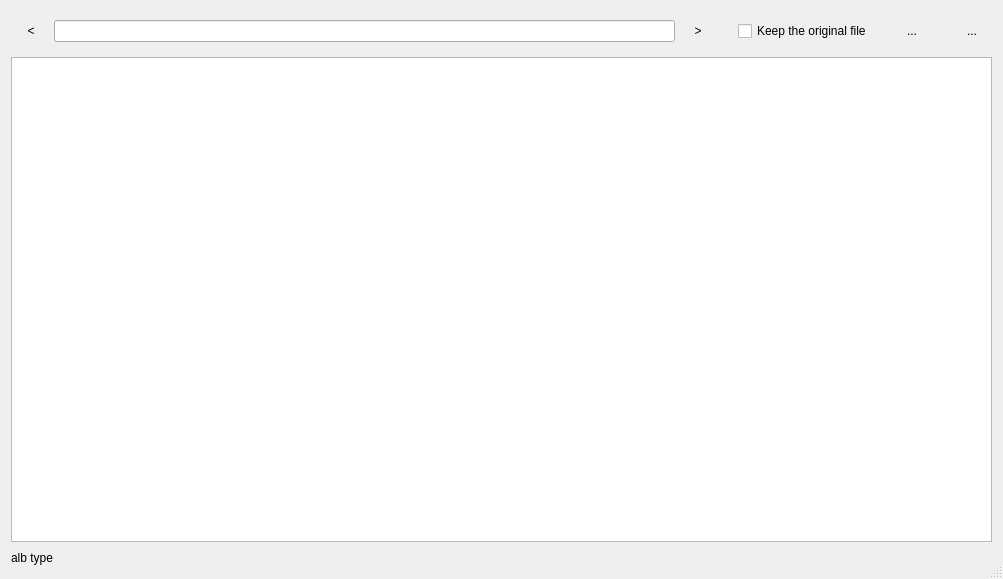
<ui version="4.0" >
 <class>FileRenamerDlg</class>
 <widget class="QDialog" name="FileRenamerDlg" >
  <property name="geometry" >
   <rect>
    <x>0</x>
    <y>0</y>
    <width>1003</width>
    <height>579</height>
   </rect>
  </property>
  <property name="windowTitle" >
   <string>MP3 Diags - File renamer</string>
  </property>
  <property name="sizeGripEnabled" >
   <bool>true</bool>
  </property>
  <layout class="QVBoxLayout" >
   <item>
    <widget class="QWidget" native="1" name="widget_6" >
     <layout class="QHBoxLayout" >
      <property name="spacing" >
       <number>20</number>
      </property>
      <property name="leftMargin" >
       <number>0</number>
      </property>
      <property name="topMargin" >
       <number>0</number>
      </property>
      <property name="rightMargin" >
       <number>0</number>
      </property>
      <property name="bottomMargin" >
       <number>0</number>
      </property>
      <item>
       <widget class="QWidget" native="1" name="widget" >
        <layout class="QHBoxLayout" >
         <property name="spacing" >
          <number>3</number>
         </property>
         <property name="leftMargin" >
          <number>0</number>
         </property>
         <property name="topMargin" >
          <number>0</number>
         </property>
         <property name="rightMargin" >
          <number>0</number>
         </property>
         <property name="bottomMargin" >
          <number>0</number>
         </property>
         <item>
          <widget class="QToolButton" name="m_pPrevB" >
           <property name="minimumSize" >
            <size>
             <width>40</width>
             <height>40</height>
            </size>
           </property>
           <property name="maximumSize" >
            <size>
             <width>40</width>
             <height>40</height>
            </size>
           </property>
           <property name="focusPolicy" >
            <enum>Qt::NoFocus</enum>
           </property>
           <property name="toolTip" >
            <string>Previous [Ctrl+P]</string>
           </property>
           <property name="text" >
            <string>&lt;</string>
           </property>
           <property name="icon" >
            <iconset resource="Mp3Diags.qrc" >:/images/go-previous.svg</iconset>
           </property>
           <property name="iconSize" >
            <size>
             <width>36</width>
             <height>36</height>
            </size>
           </property>
           <property name="shortcut" >
            <string>Ctrl+P</string>
           </property>
           <property name="autoRaise" >
            <bool>true</bool>
           </property>
           <property name="arrowType" >
            <enum>Qt::NoArrow</enum>
           </property>
          </widget>
         </item>
         <item>
          <widget class="QLineEdit" name="m_pCrtDirTagEdtE" >
           <property name="toolTip" >
            <string>Folder</string>
           </property>
           <property name="readOnly" >
            <bool>true</bool>
           </property>
          </widget>
         </item>
         <item>
          <widget class="QToolButton" name="m_pNextB" >
           <property name="minimumSize" >
            <size>
             <width>40</width>
             <height>40</height>
            </size>
           </property>
           <property name="maximumSize" >
            <size>
             <width>40</width>
             <height>40</height>
            </size>
           </property>
           <property name="focusPolicy" >
            <enum>Qt::NoFocus</enum>
           </property>
           <property name="toolTip" >
            <string>Next [Ctrl+N]</string>
           </property>
           <property name="text" >
            <string>></string>
           </property>
           <property name="icon" >
            <iconset resource="Mp3Diags.qrc" >:/images/go-next.svg</iconset>
           </property>
           <property name="iconSize" >
            <size>
             <width>36</width>
             <height>36</height>
            </size>
           </property>
           <property name="shortcut" >
            <string>Ctrl+N</string>
           </property>
           <property name="autoRaise" >
            <bool>true</bool>
           </property>
           <property name="arrowType" >
            <enum>Qt::NoArrow</enum>
           </property>
          </widget>
         </item>
        </layout>
       </widget>
      </item>
      <item>
       <widget class="QCheckBox" name="m_pKeepOriginalCkB" >
        <property name="toolTip" >
         <string>If this is checked, a copy of the file is created, and both original and copy are kept</string>
        </property>
        <property name="text" >
         <string>Keep the original file</string>
        </property>
       </widget>
      </item>
      <item>
       <widget class="QToolButton" name="m_pEditPatternsB" >
        <property name="minimumSize" >
         <size>
          <width>40</width>
          <height>40</height>
         </size>
        </property>
        <property name="maximumSize" >
         <size>
          <width>40</width>
          <height>40</height>
         </size>
        </property>
        <property name="focusPolicy" >
         <enum>Qt::NoFocus</enum>
        </property>
        <property name="toolTip" >
         <string>Edit patterns</string>
        </property>
        <property name="text" >
         <string>...</string>
        </property>
        <property name="icon" >
         <iconset resource="Mp3Diags.qrc" >:/images/patterns.svg</iconset>
        </property>
        <property name="iconSize" >
         <size>
          <width>36</width>
          <height>36</height>
         </size>
        </property>
        <property name="autoRaise" >
         <bool>true</bool>
        </property>
       </widget>
      </item>
      <item>
       <widget class="QToolButton" name="m_pRenameB" >
        <property name="minimumSize" >
         <size>
          <width>40</width>
          <height>40</height>
         </size>
        </property>
        <property name="maximumSize" >
         <size>
          <width>40</width>
          <height>40</height>
         </size>
        </property>
        <property name="focusPolicy" >
         <enum>Qt::NoFocus</enum>
        </property>
        <property name="toolTip" >
         <string>Rename</string>
        </property>
        <property name="text" >
         <string>...</string>
        </property>
        <property name="icon" >
         <iconset resource="Mp3Diags.qrc" >:/images/rename.svg</iconset>
        </property>
        <property name="iconSize" >
         <size>
          <width>36</width>
          <height>36</height>
         </size>
        </property>
        <property name="autoRaise" >
         <bool>true</bool>
        </property>
       </widget>
      </item>
     </layout>
    </widget>
   </item>
   <item>
    <widget class="QTableView" name="m_pCurrentAlbumG" />
   </item>
   <item>
    <widget class="QWidget" native="1" name="m_pBtnPanelW" >
     <layout class="QHBoxLayout" >
      <property name="leftMargin" >
       <number>0</number>
      </property>
      <property name="topMargin" >
       <number>0</number>
      </property>
      <property name="rightMargin" >
       <number>0</number>
      </property>
      <property name="bottomMargin" >
       <number>0</number>
      </property>
      <item>
       <widget class="QLabel" name="m_pAlbumTypeL" >
        <property name="text" >
         <string>alb type</string>
        </property>
       </widget>
      </item>
      <item>
       <widget class="QWidget" native="1" name="m_pButtonsW" >
        <layout class="QHBoxLayout" >
         <property name="leftMargin" >
          <number>0</number>
         </property>
         <property name="topMargin" >
          <number>0</number>
         </property>
         <property name="rightMargin" >
          <number>0</number>
         </property>
         <property name="bottomMargin" >
          <number>0</number>
         </property>
         <item>
          <spacer>
           <property name="orientation" >
            <enum>Qt::Horizontal</enum>
           </property>
           <property name="sizeHint" >
            <size>
             <width>40</width>
             <height>20</height>
            </size>
           </property>
          </spacer>
         </item>
        </layout>
       </widget>
      </item>
     </layout>
    </widget>
   </item>
  </layout>
 </widget>
 <resources>
  <include location="Mp3Diags.qrc" />
 </resources>
 <connections/>
</ui>
